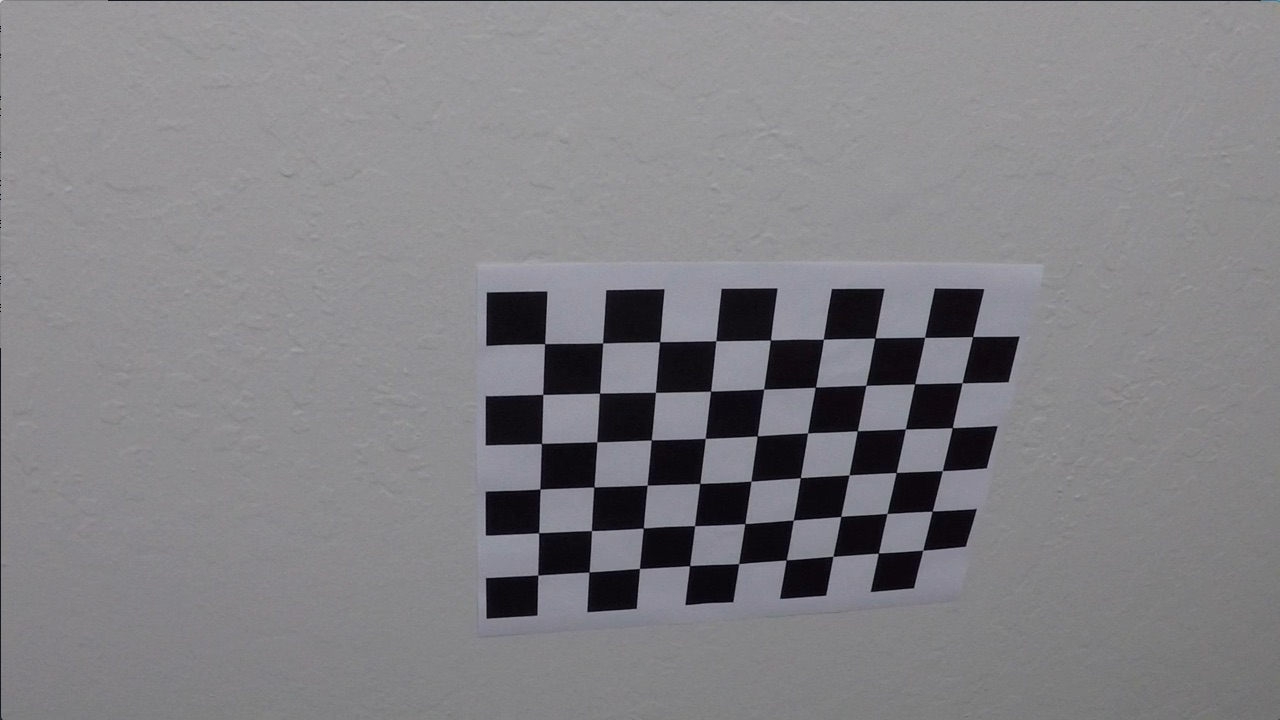
#> input picture camera_cal/calibration10.jpg, 1280 x 720 px; its folder holds only this picture in this run; the run also reads 1 picture not shown here
$ jupyter execute --allow-errors Advanced-Lane-Lines.ipynb   (shell and % lines are left out)   (older library calls are emulated)
#> lines starting #> are read from the running program, lines starting #| are printed output that depends on the picture; after the words box and inside, x2 and y2 are one past the last pixel; in counts of white or black regions, pixels touching at a corner belong together
## Advanced Lane Finding Project

The goals / steps of this project are the following:

* Compute the camera calibration matrix and distortion coefficients given a set of chessboard images.
* Apply a distortion correction to raw images.
* Use color transforms, gradients, etc., to create a thresholded binary image.
* Apply a perspective transform to rectify binary image ("birds-eye view").
* Detect lane pixels and fit to find the lane boundary.
* Determine the curvature of the lane and vehicle position with respect to center.
* Warp the detected lane boundaries back onto the original image.
* Output visual display of the lane boundaries and numerical estimation of lane curvature and vehicle position.

---
## First, I'll compute the camera calibration using chessboard images

[cell 1]
import numpy as np
import cv2
import glob
import matplotlib.pyplot as plt
import matplotlib.image as mpimg
from PIL import Image

# prepare object points, like (0,0,0), (1,0,0), (2,0,0) ....,(6,5,0)
objp = np.zeros((6*9,3), np.float32)
objp[:,:2] = np.mgrid[0:9,0:6].T.reshape(-1,2)

# Arrays to store object points and image points from all the images.
objpoints = [] # 3d points in real world space
imgpoints = [] # 2d points in image plane.

# Make a list of calibration images
images = glob.glob('camera_cal/calibration*.jpg')

# Step through the list and search for chessboard corners
for fname in images:
    img = cv2.imread(fname)
#> img is the input picture: shape (720, 1280, 3); mean B, G, R 133.1, 129.4, 130.2
    gray = cv2.cvtColor(img,cv2.COLOR_BGR2GRAY)

    # Find the chessboard corners
    ret, corners = cv2.findChessboardCorners(gray, (9,6),None)
#> ret = True; corners = 54 rows, first 8: [545.3, 343.1], [602.7, 342.8], [660.1, 341.3], [715.8, 340.7], [770.6, 340], [823.5, 339.2], [874.3, 338.5], [925.1, 337.4]

    # If found, add object points, image points
    if ret == True:
        objpoints.append(objp)
        imgpoints.append(corners)

        # Draw and display the corners
        img = cv2.drawChessboardCorners(img, (9,6), corners, ret)
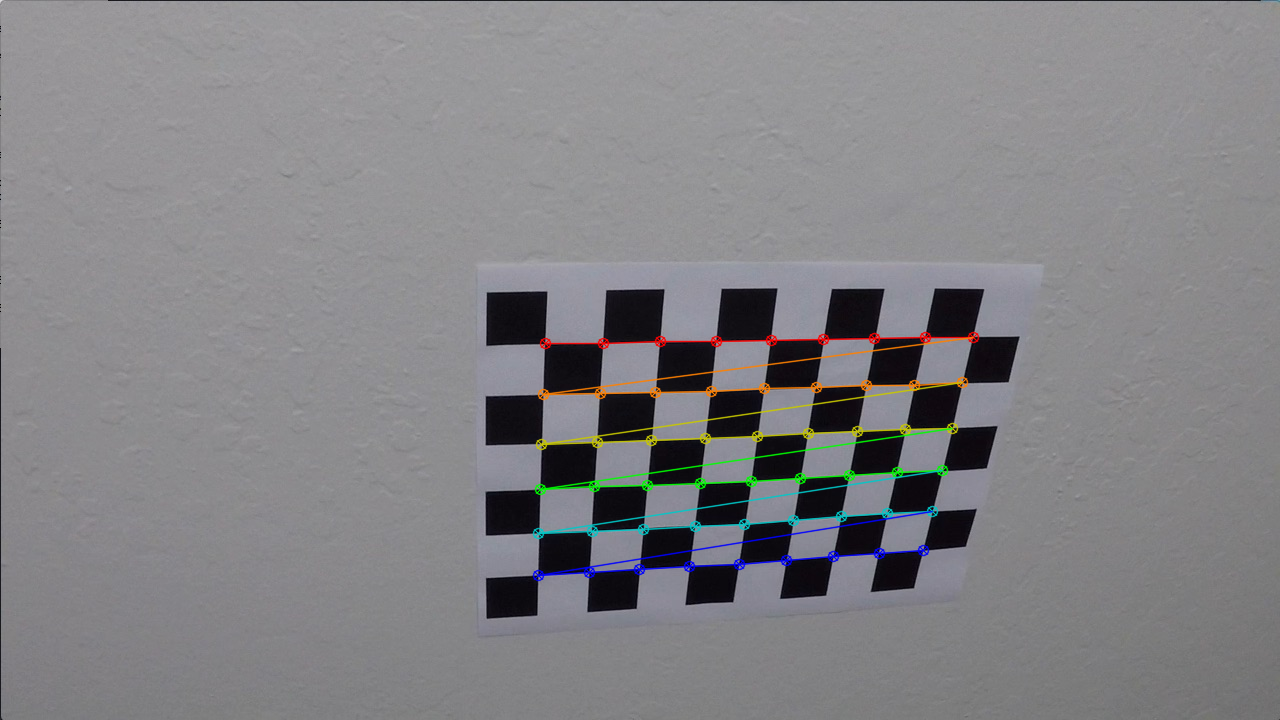
#> img: shape (720, 1280, 3); 1.91% of pixels changed, all inside (x1, y1, x2, y2) = (532, 331, 980, 582)
#        cv2.imshow('img',img)
#        cv2.waitKey(500)

cv2.destroyAllWindows()

## distortion coefficients given a set of chessboard images.

[cell 2]
img = cv2.imread('camera_cal/calibration1.jpg') # select image

ret, mtx, dist, rvecs, tvecs = cv2.calibrateCamera(objpoints, imgpoints, gray.shape[::-1], None, None)
#> ret = 0.68; mtx = [[1143.7, 0, 681.7], [0, 1109.2, 367.7], [0, 0, 1]]; dist = [[-0.515, 2.99, -0.00876, 0.00937, 1.41]]; rvecs = ([0.451, -0.252, 0.0361],); tvecs = ([-2.31, -0.422, 19.12],)
#> (the rest of this cell did not finish here and is left out)

## Apply a distortion correction to raw images.

[cell 3]
image = cv2.imread('test_images/test1.jpg') # select image
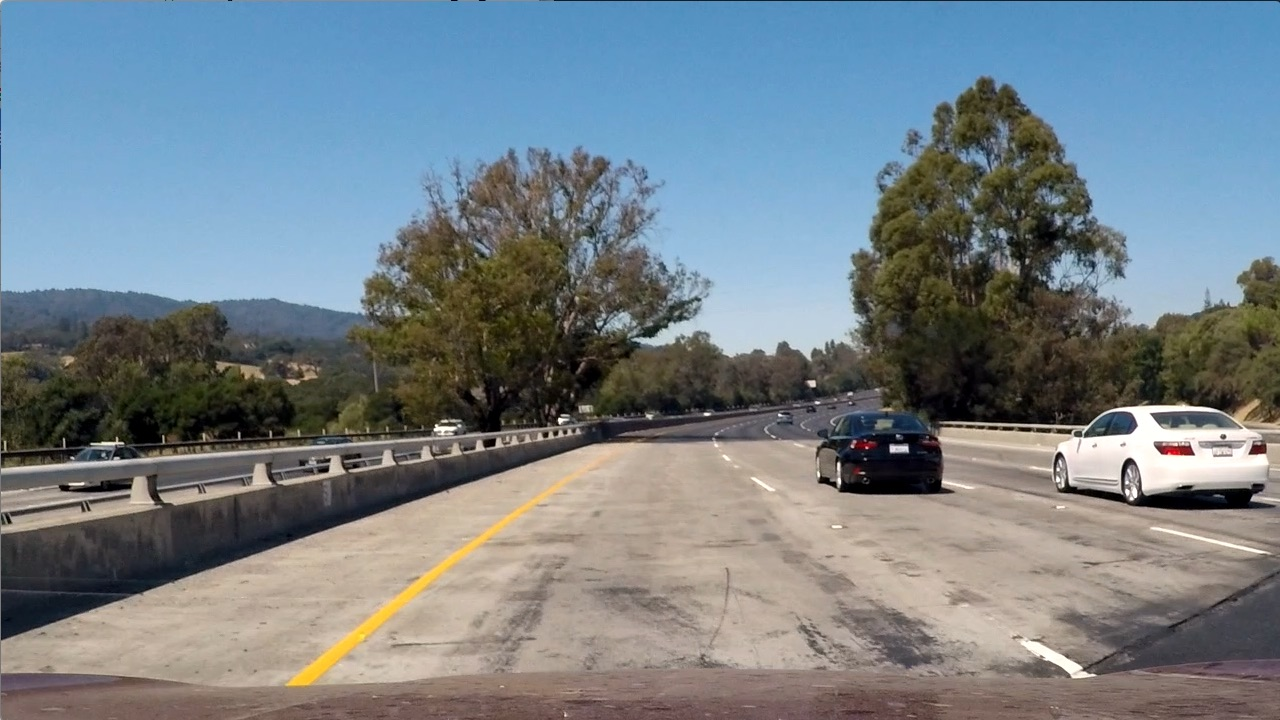
#> input picture test_images/test1.jpg, 1280 x 720 px
#> image is the input picture: shape (720, 1280, 3); mean B, G, R 135.5, 128.7, 117.5

def distortion_correction(image):

    ret, mtx, dist, rvecs, tvecs = cv2.calibrateCamera(objpoints, imgpoints, image.shape[1::-1], None, None)
#> ret = 0.68; dist = [[-0.515, 2.99, -0.00876, 0.00937, 1.41]]; rvecs = ([0.451, -0.252, 0.0361],); tvecs = ([-2.31, -0.422, 19.12],)
    undstimg = cv2.undistort(image, mtx, dist, None, mtx)

    return undstimg

#exe function
undist_img = distortion_correction(image)
cv2.imshow("a",undist_img)
#cv2.imwrite('output_images/undist_test1.jpg', undist_img) # saved undist_img

## Use color transforms, gradients, etc., to create a thresholded binary image.

[cell 4]
def create_thresholded_image(image):

    hls = cv2.cvtColor(image, cv2.COLOR_BGR2HLS) # Create BGR to HLS image
#> hls: shape (720, 1280, 3); mean of channels 0, 1, 2 50.1, 109.4, 63
    S = hls[:,:,2]

    #create gray image
    gray = cv2.cvtColor(image, cv2.COLOR_BGR2GRAY)

    # sobel x threshold
    sobelx = cv2.Sobel(gray, cv2.CV_64F, 1, 0) # Take the derivative in x
    abs_sobelx = np.absolute(sobelx) # Absolute x derivative to accentuate lines away from horizontal
    scaled_sobel = np.uint8(255*abs_sobelx/np.max(abs_sobelx))

    # Threshold x gradient
    thresh_min = 15
    thresh_max = 100
    sxbinary = np.zeros_like(scaled_sobel)
    sxbinary[(scaled_sobel >= thresh_min) & (scaled_sobel <= thresh_max)] = 1

    # Threshold color channel
    thresh = (170, 255)
    colorbinary = np.zeros_like(S)
    colorbinary[(S > thresh[0]) & (S <= thresh[1])] = 1

    # create combine binary image
    combined_binary = np.zeros_like(sxbinary)
    combined_binary[(colorbinary == 1) | (sxbinary == 1)] = 1

    return combined_binary

#Exe function
combined_binary_img = create_thresholded_image(undist_img)
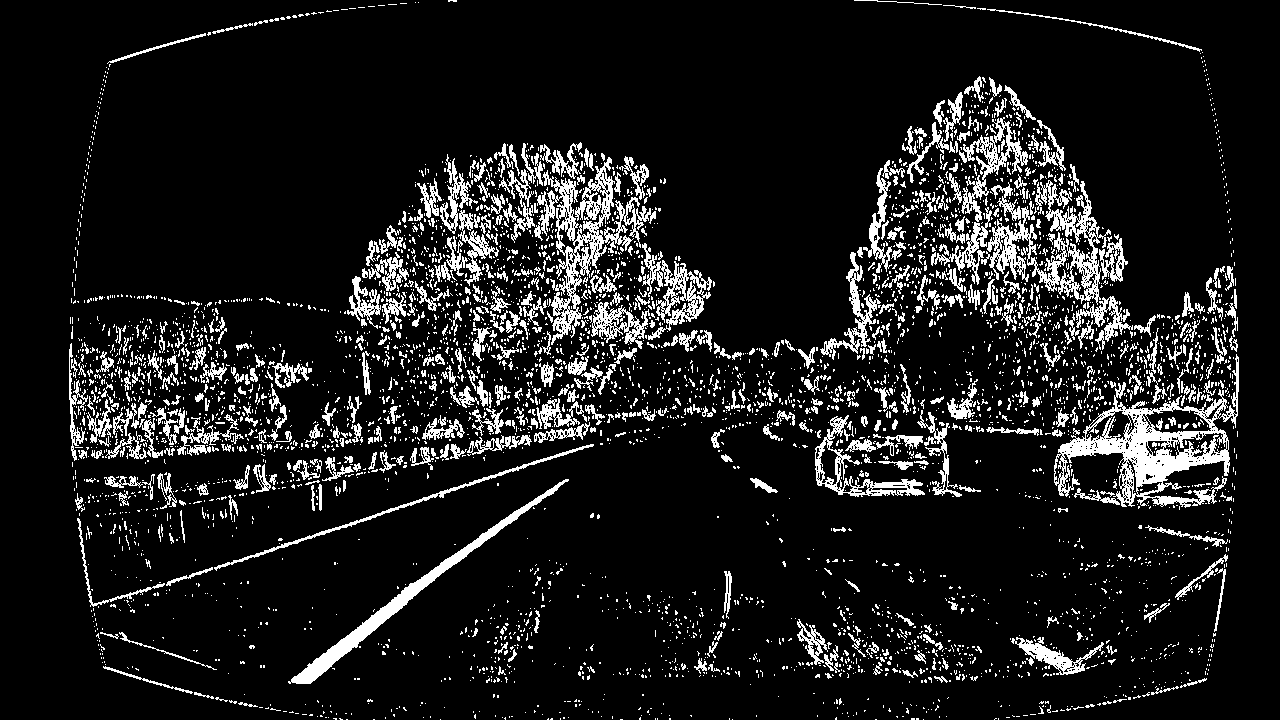
#> combined_binary_img: shape (720, 1280); values 0 (black) and 1 (white), 11% white in thin lines or dots
plt.imshow(combined_binary_img,cmap='gray')
pil_img = Image.fromarray(combined_binary_img)
#plt.imsave('output_images/combined_binary_test1.jpg', combined_binary_img,cmap='gray')

## Apply a perspective transform to rectify binary image ("birds-eye view").

[cell 5]
def perspective_transform(img , src , dst):

    img_size = (img.shape[1],img.shape[0])    # calc img_size

    src = np.float32([src[0], src[1], src[2], src[3]])
    dst = np.float32([dst[0], dst[1], dst[2], dst[3]])

    M = cv2.getPerspectiveTransform(src, dst)
    warped = cv2.warpPerspective(img, M, img_size, flags=cv2.INTER_LINEAR)
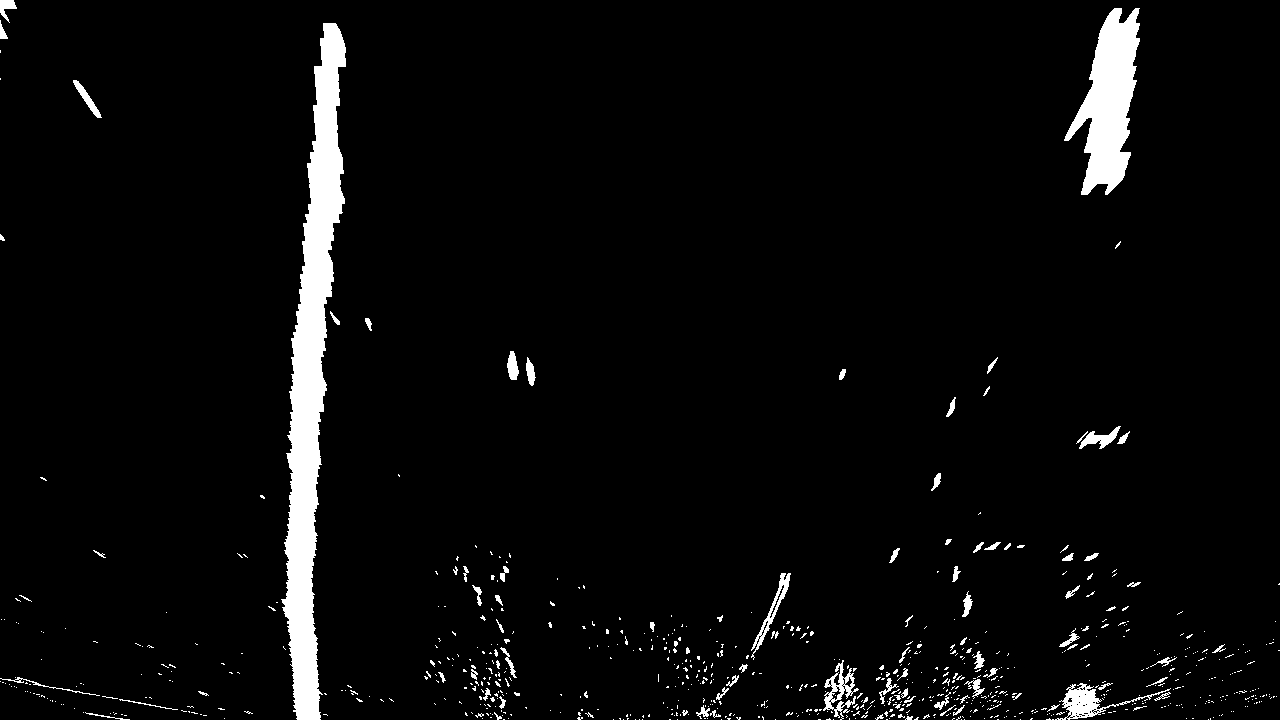
#> warped: shape (720, 1280); values 0 (black) and 1 (white), 4.1% white; 776 white regions (684 under 20 px), largest, box (x1, y1, x2, y2) and area: (281, 23, 346, 720) 19462, (1064, 8, 1140, 195) 7372, (1055, 683, 1171, 720) 1063

    return warped

src = np.float32([(581,477),(699,477),(896,675),(384,675)]) #detect src 4 point
dst = np.float32([(384,0),(896,0),(896,720),(384,720)])     #detect dst 4 point

#Exe function
warped_img = perspective_transform( combined_binary_img , src , dst )
plt.imshow(warped_img,cmap='gray')
#plt.imsave('output_images/perspective_transform_test1.jpg', warped_img,cmap='gray') # saved undist_img

## Detect lane pixels and fit to find the lane boundary.

[cell 6]
def calc_histgram(img):

    histogram = np.sum(img, axis=0) #calc sum pixels
#> histogram = 1280 values, max 567 at index 311, min 0 at index 178, mean 29.25
#> (the rest of the program and of its run is left out)
